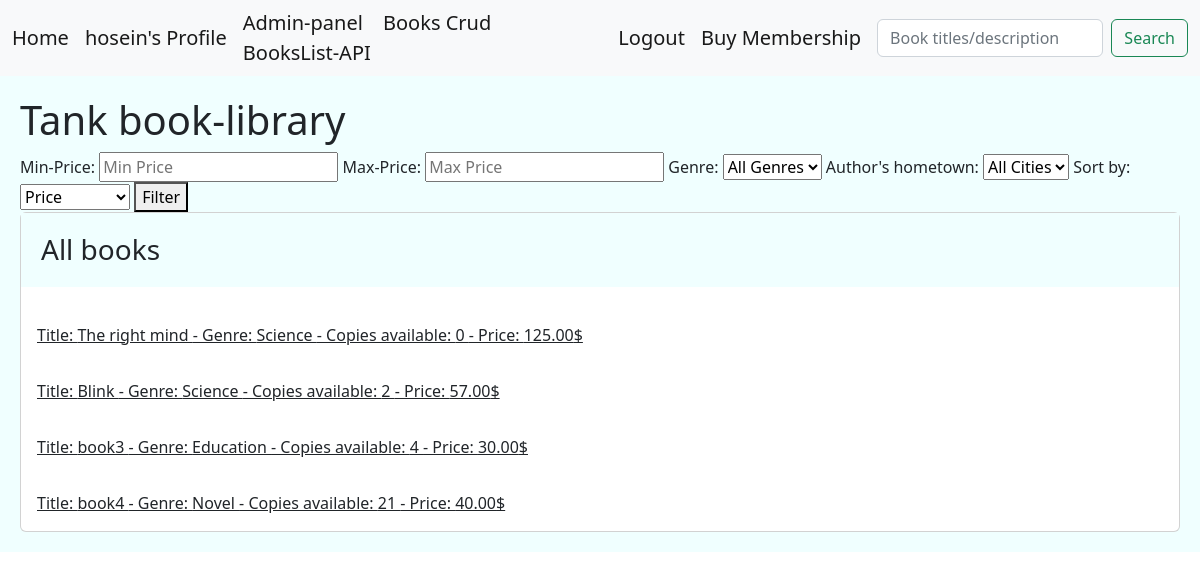
The app's page / (signed in) with its own data.
### account/models.py (models this page shows, shortened)
class CustomUser(AbstractBaseUser):
    MEMBERSHIP_NORMAL = 'N'
    MEMBERSHIP_VIP = 'V'
    MEMBERSHIP_CHOICES = [
        (MEMBERSHIP_NORMAL,'Normal'),
        (MEMBERSHIP_VIP,'VIP'),
    ]
    full_name = models.CharField(max_length=100,unique=True,null=True)
    email = models.EmailField(unique=True)
    expiration_date = models.DateField(null=True)
    membership = models.CharField(max_length=1, choices= MEMBERSHIP_CHOICES, default= MEMBERSHIP_NORMAL)
    phone = models.CharField(max_length=11, unique=True, null=True)
    is_active = models.BooleanField(default=True)
    is_admin = models.BooleanField(default=False)
    wallet = models.PositiveIntegerField(default=0)
    objects = UserManager()
    USERNAME_FIELD = 'phone'
    REQUIRED_FIELDS = ['email','password','full_name',]

### library/models.py (models this page shows, shortened)
class Books(models.Model):
    title = models.CharField(max_length=100)
    description = models.TextField(null=True)
    price = models.DecimalField(max_digits=6 , decimal_places=2, default=0.00)
    shabak = models.CharField(max_length=150,null=True)
    copies_available = models.PositiveIntegerField(default=4)
    genre = models.ForeignKey('Genre', on_delete=models.SET_NULL, null=True)
    author = models.ForeignKey('Author', on_delete=models.SET_NULL, null=True)

### library/views.py (the view)
# urls.py: path('',views.HomePage.as_view(), name='home'),
class HomePage(View):
    def get(self, request):
        min_price = request.GET.get('min_price')
        max_price = request.GET.get('max_price')
        genre_id = request.GET.get('genre_id')
        born_city = request.GET.get('born_city')
        Price = request.GET.get('price')
        books = Books.objects.values('title','genre__genre','author','price','id','copies_available')
        if born_city:
            books = books.filter(author__born_city=born_city)
        if min_price and max_price:
            books = books.filter(price__range=(min_price, max_price))
        if Price:
            books = books.order_by(Price)
        if genre_id:
            books = books.filter(genre__id=genre_id)
        return render(request, 'main.html', {'books': books})

### templates/main.html (shortened to what this page needs)
<!DOCTYPE html>
<html lang="en">
<head>
    <link href="https://cdn.jsdelivr.net/npm/bootstrap@5.2.0-beta1/dist/css/bootstrap.min.css" rel="stylesheet">
</head>
<body>
{% include 'include/navbar.html' %}
<div class="jumbotron">
    {% block content %} <H1> Tank book-library </H1>
    <form method="GET" action="{% url 'library:home' %}">
        <label for="min_price">Min-Price:</label>
        <input type="text" id="min_price" name="min_price" placeholder="Min Price">
        <label for="max_price">Max-Price:</label>
        <input type="text" id="max_price" name="max_price" placeholder="Max Price">
        <label for="genre_id">Genre:</label>
        <select name="genre_id">
          <option value="">All Genres</option>
        </select>
        <label for="born_city">Author's hometown:</label>
        <select name="born_city">
          <option value="">All Cities</option>
        </select>
        <label for="price">Sort by:</label>
        <select name="price">
          <option value="">Price</option>
        </select>
        <button type="submit">Filter</button>
      </form>
    <div class="card">
        <h3 class="card-title jumbotron">All books</h3>
        {% for i in books %}
        <a class="card-body" href="{% url 'library:borrow' i.id  %}" >Title: {{i.title}}
           - Genre: {{i.genre__genre}} - Copies available: {{i.copies_available}} - Price: {{i.price}}$</a>
        {% endfor %}
        {% endblock %}
</div>
</body>
</html>

### templates/include/navbar.html (shortened to what this page needs)
<nav class="navbar navbar-expand-lg bg-light">
    <div class="container-fluid">
      <a class="navbar-brand" href=" {% url 'library:home' %} ">Home</a>
      {% if request.user.is_authenticated %}
        <a class="navbar-brand" aria-current="page" href="{% url 'library:user' request.user.id %}">{{request.user.full_name}}'s Profile</a>
      {% endif %}
      <div class="collapse navbar-collapse" id="navbarSupportedContent">
        <ul class="navbar-nav me-auto mb-2 mb-lg-0">
          <li class="nav-item">
            <a class="navbar-brand" aria-current="page" href="http://127.0.0.1:8000/admin">Admin-panel</a>
            <a class="navbar-brand" aria-current="page" href="{% url 'library:bcrud' 0 %}">Books Crud</a>
            <a class="navbar-brand" aria-current="page" href="{% url 'library:bookapi' %}">BooksList-API</a>
          </li>
        </ul>
      {% if request.user.is_authenticated %}
        <a class="navbar-brand" href=" {% url 'account:User_Logout' %} ">Logout</a>
      {% endif %}
      <a class="navbar-brand" href=" {% url 'library:sub' %} ">Buy Membership</a>
      <form class="d-flex" role="search" method="GET" action="{% url 'library:search' %}">
        <input class="form-control me-2" type="search" placeholder="Book titles/description" aria-label="Search" name="search_input">
        <button class="btn btn-outline-success" type="submit">Search</button>
      </form>
      </div>
    </div>
  </nav>

### templates/main.html (style rules this page uses)
.jumbotron { padding: 20px; margin-bottom: 20px; background-color: azure; }

### records on screen
CustomUser: user.full_name "hosein"
Books: title "The right mind", genre__genre "Science", copies_available "0", price "125.00"
Books: title "Blink", genre__genre "Science", copies_available "2", price "57.00"
Books: title "book3", genre__genre "Education", copies_available "4", price "30.00"
Books: title "book4", genre__genre "Novel", copies_available "21", price "40.00"
